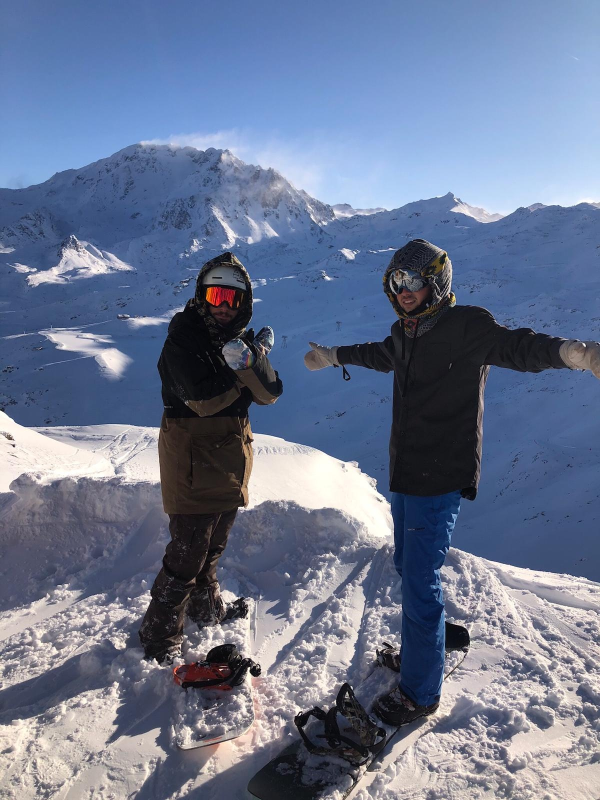
#> input picture resources/imagesinput.jpg, 1200 x 1600 px (shown at 1/2 size)
$ python -i my_cv_contours.py   (imports and definitions only)
#> lines starting #> are read from the running program, lines starting #| are printed output that depends on the picture; after the words box and inside, x2 and y2 are one past the last pixel; in counts of white or black regions, pixels touching at a corner belong together
#> further down, picture is the input picture: PIL image 1200x1600 RGB; mean R, G, B 107.1, 118.9, 145.3
import cv2
import numpy as np
import math
from PIL import Image
from skimage import img_as_float, color, morphology


# [21 lines left out: function _palette_is_grayscale, not called in this run]

# Converts PIL image to skimage.
def pil_to_ndarray(image, dtype=None, img_num=None):
    """Import a PIL Image object to an ndarray, in memory.
    Parameters
    ----------
    Refer to ``imread``.
    """
    try:
        # this will raise an IOError if the file is not readable
        image.getdata()[0]
    except IOError as e:
        site = "http://pillow.readthedocs.org/en/latest/installation.html#external-libraries"
        pillow_error_message = str(e)
        error_message = ('Could not load "%s" \n'
                         'Reason: "%s"\n'
                         'Please see documentation at: %s'
                         % (image.filename, pillow_error_message, site))
        raise ValueError(error_message)
    frames = []
    grayscale = None
    i = 0
    while 1:
        try:
            image.seek(i)
        except EOFError:
            break

        frame = image

        if img_num is not None and img_num != i:
            image.getdata()[0]
            i += 1
            continue

        if image.format == 'PNG' and image.mode == 'I' and dtype is None:
            dtype = 'uint16'

        if image.mode == 'P':
            if grayscale is None:
                grayscale = _palette_is_grayscale(image)

            if grayscale:
                frame = image.convert('L')
            else:
                if image.format == 'PNG' and 'transparency' in image.info:
                    frame = image.convert('RGBA')
                else:
                    frame = image.convert('RGB')

        elif image.mode == '1':
            frame = image.convert('L')

        elif 'A' in image.mode:
            frame = image.convert('RGBA')

        elif image.mode == 'CMYK':
            frame = image.convert('RGB')

        if image.mode.startswith('I;16'):
            shape = image.size
            dtype = '>u2' if image.mode.endswith('B') else '<u2'
            if 'S' in image.mode:
                dtype = dtype.replace('u', 'i')
            frame = np.fromstring(frame.tobytes(), dtype)
            frame.shape = shape[::-1]

        else:
            frame = np.array(frame, dtype=dtype)

        frames.append(frame)
        i += 1

        if img_num is not None:
            break
#> after the loop, frames = 1 item; i = 1

    if hasattr(image, 'fp') and image.fp:
        image.fp.close()

    if img_num is None and len(frames) > 1:
        return np.array(frames)
    elif frames:
        return frames[0]
    elif img_num:
        raise IndexError('Could not find image  #%s' % img_num)

def findContours(img):
    """
    Receives a PIL image and returns its contour points.
    :param img:
    :return:
    """
    img = img.convert('RGB')
    img = np.array(img)
    # Convert RGB to BGR
    img = img[:, :, ::-1].copy()

    # Grayscale
    gray = cv2.cvtColor(img, cv2.COLOR_BGR2GRAY)


    contours, hierarchy = cv2.findContours(gray,
                                           cv2.RETR_TREE, cv2.CHAIN_APPROX_SIMPLE)


    # Convert the contours to a matching format.

    lines = []
    for i in range(len(contours)):
        polyline = []
        contours[i] = contours[i].reshape((-1, 2))
        for j in range(contours[i].shape[0]):
            polyline.append((contours[i][j][0], contours[i][j][1]))
        lines.append(polyline)

    return lines

def find_thick_contours(img):
    image = img_as_float(color.rgb2gray(pil_to_ndarray(img)))
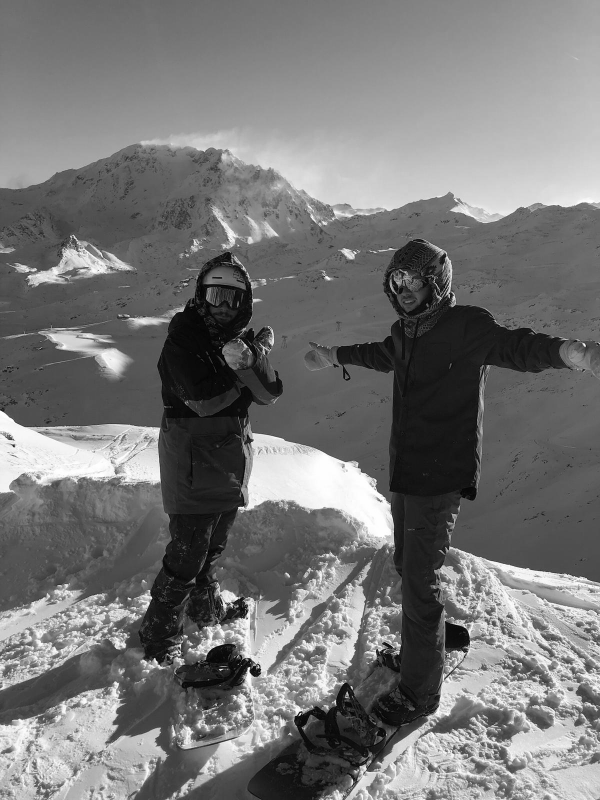
#> image: shape (1600, 1200) float64 (shown at 1/2 size); min 0, max 1, mean 0.464
    image_binary = image < 0.5
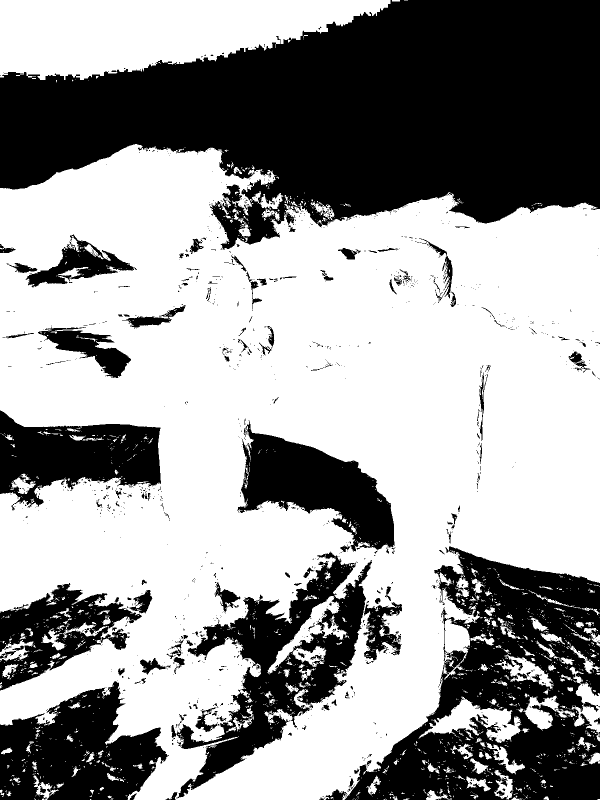
#> image_binary: shape (1600, 1200) bool (shown at 1/2 size); 60.5% white; 1410 black regions (1248 under 20 px), largest, box (x1, y1, x2, y2) and area: (0, 0, 1200, 499) 378856, (689, 1092, 1200, 1600) 127429, (353, 1103, 744, 1597) 59489
    IM = img_frombytes(morphology.thin(image_binary))
    return findContours(IM)

def img_frombytes(data):
    size = data.shape[::-1]
#> size = (1200, 1600)
    databytes = np.packbits(data, axis=1)
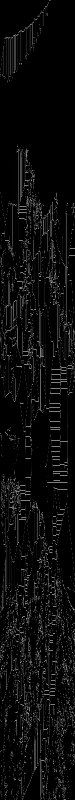
#> databytes: shape (1600, 150) (shown at 1/2 size); min 0, max 255, mean 11.7
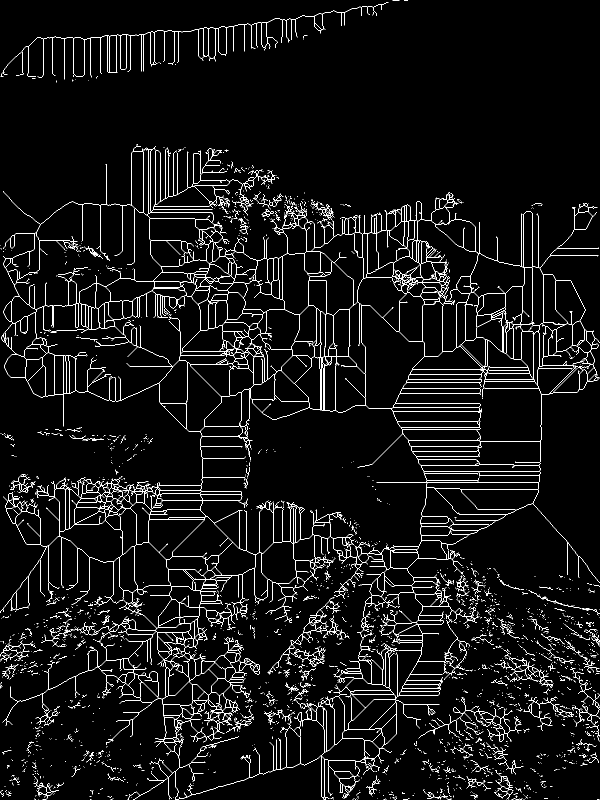
#> data: shape (1600, 1200) bool (shown at 1/2 size); 4.5% white in thin lines or dots
    return Image.frombytes(mode='1', size=size, data=databytes)
#> returned value: PIL image 1200x1600 1; 4.5% white in thin lines or dots


# [153 lines left out: functions visualize, segments_averaging, get_lat_long_dist, connect_letters, not called in this run]

# [19 lines not run here, left out]

>>> from PIL import Image
>>> picture = Image.open('../resources/imagesinput.jpg')
>>> result = find_thick_contours(picture)
#> in findContours, `img = img.convert('RGB')`: img: PIL image 1200x1600 RGB; 4.5% white in thin lines or dots
#> in findContours, `contours, hierarchy = cv2.findContours(gray, cv2.RETR_TREE, cv2.CHAIN_..`: contours = 3949 contours, 2973 with area under 20; largest, box (x1, y1, x2, y2) and area: (0, 288, 1200, 1600) 903470, (351, 1070, 774, 1599) 101066, (400, 776, 855, 1115) 98485, (28, 403, 325, 620) 39373, (70, 605, 345, 803) 26746
#> after the loop in findContours, `for i in range(len(contours)):`: contours = 3949 items, first 6: [[1194, 1599], [1198, 1599]], [[1048, 1599]], [[667, 1599]], [[180, 1599], [182, 1599]], [[1046, 1598]], [[772, 1598], [771, 1599]]; lines = 3949 items
#> result = 3949 items
